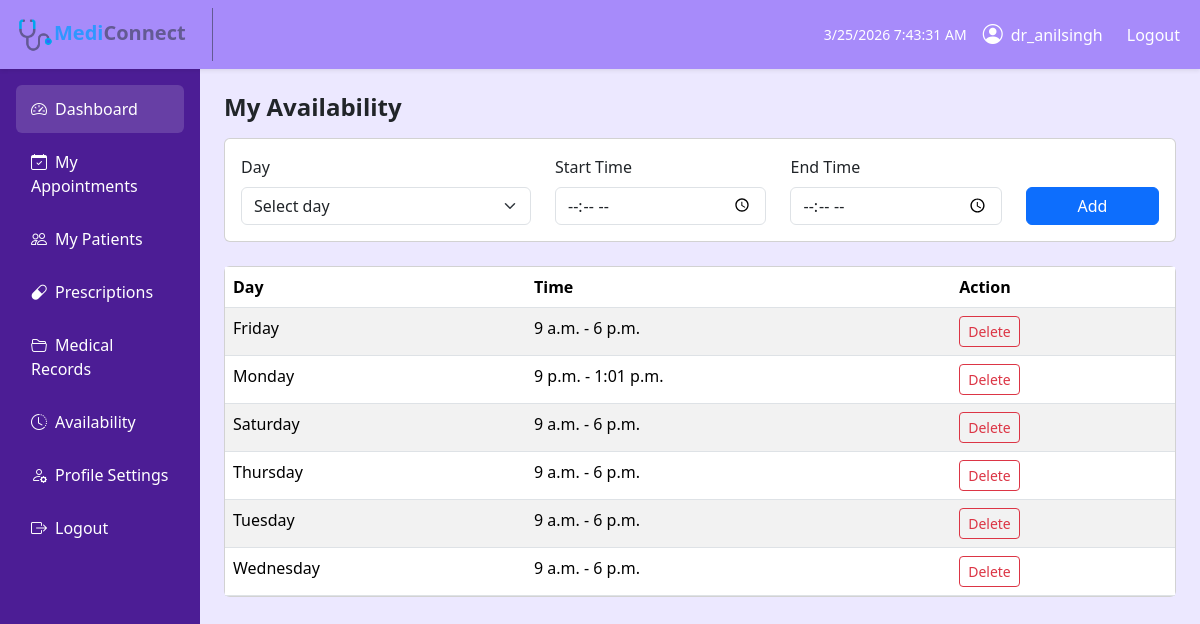
/doctor/availability/ (signed in), run on the app's committed database.
### MediConnectApp/models.py (models this page shows, shortened)
class DoctorAvailability(models.Model):
    doctor = models.ForeignKey(DoctorProfile, on_delete=models.CASCADE, related_name="availabilities")
    day = models.CharField(max_length=10,
        choices=[
            ("monday", "Monday"),
            ("tuesday", "Tuesday"),
            ("wednesday", "Wednesday"),
            ("thursday", "Thursday"),
            ("friday", "Friday"),
            ("saturday", "Saturday"),
            ("sunday", "Sunday"),
        ]
    )
    start_time = models.TimeField()
    end_time = models.TimeField()
    is_active = models.BooleanField(default=True)
    created_at = models.DateTimeField(auto_now_add=True)

### MediConnectApp/views.py (the view, shortened to what this page needs)
# urls.py: path("doctor/availability/", views.doctor_availability_view, name="doctor_availability"),
@login_required(login_url="login")
def doctor_availability_view(request):
    if not hasattr(request.user, "doctorprofile"):
        messages.error(request, "Unauthorized access.")
        return redirect("login")
    doctor = request.user.doctorprofile
    availabilities = DoctorAvailability.objects.filter(
        doctor=doctor,
        is_active=True
    ).order_by("day", "start_time")
    context = {
        "availabilities": availabilities
    }
    return render(
        request,
        "users/doctor/d_availability.html",
        context
    )

### templates/users/doctor/d_availability.html (shortened to what this page needs)
{% extends "users/doctor/d_base.html" %}
{% block content %}
<h4 class="fw-bold mb-3">My Availability</h4>
<div class="card mb-4">
    <div class="card-body">
        <form method="POST">
            <div class="row">
                <div class="col-md-4">
                    <label class="form-label">Day</label>
                    <select name="day" class="form-select" required>
                        <option value="">Select day</option>
                    </select>
                </div>
                <div class="col-md-3">
                    <label class="form-label">Start Time</label>
                    <input type="time" name="start_time" class="form-control" required>
                </div>
                <div class="col-md-3">
                    <label class="form-label">End Time</label>
                    <input type="time" name="end_time" class="form-control" required>
                </div>
                <div class="col-md-2 d-flex align-items-end">
                    <button type="submit" class="btn btn-primary w-100">
                        Add
                    </button>
                </div>
            </div>
        </form>
    </div>
</div>
<div class="card">
    <div class="card-body p-0">
        <table class="table table-striped mb-0">
            <thead>
                <tr>
                    <th>Day</th>
                    <th>Time</th>
                    <th>Action</th>
                </tr>
            </thead>
            <tbody>
                {% for a in availabilities %}
                <tr>
                    <td>{{ a.day|title }}</td>
                    <td>{{ a.start_time }} - {{ a.end_time }}</td>
                    <td>
                        <a href="{% url 'delete_doctor_availability' a.id %}"
                           class="btn btn-sm btn-outline-danger"
                           onclick="return confirm('Delete this availability?');">
                            Delete
                        </a>
                    </td>
                </tr>
                {% empty %}
                <tr>
                    <td colspan="3" class="text-center text-muted">
                        No availability added yet.
                    </td>
                </tr>
                {% endfor %}
            </tbody>
        </table>
    </div>
</div>
{% endblock %}

### templates/users/doctor/d_base.html (shortened to what this page needs)
{% load tz %}
<!DOCTYPE html>
{% load static %}
<html lang="en">
<head>
    <link href="https://cdn.jsdelivr.net/npm/bootstrap@5.3.2/dist/css/bootstrap.min.css" rel="stylesheet">
    <link href="https://cdn.jsdelivr.net/npm/bootstrap-icons@1.11.1/font/bootstrap-icons.css" rel="stylesheet">
</head>
<body>
<nav class="sticky-md-top navbar navbar-expand-lg navbar-dark shadow-sm" style="background-color: #A78BFA !important;">
    <div class="container-fluid">
        <a class="navbar-brand fw-bold" href="{% url 'doctor_dashboard' %}" style="color: #635a93; text-decoration: none; border-right-style: solid; border-right-color: #635a93; border-right-width: 1px; padding: 8px 26px 8px 5px;">
            <img src="{% static 'media\logos\mediconnect-logo.png' %}" width="37" height="37" alt="Logo"><b><span style="color: #2f97ff;">Medi</span>Connect</b>
        </a>
        <div class="d-flex align-items-center text-white">
            <span class="me-3 small" id="clock"></span>
            <i class="bi bi-person-circle fs-5 me-2"></i>
            <span class="me-3">{{ user.username }}</span>
            <ul class="navbar-nav ms-auto">
                {% if user.is_authenticated %}
                <li class="nav-item">
                    <a class="nav-link text-white" href="{% url 'logout' %}">
                        Logout
                    </a>
                </li>
                {% else %}
                <li class="nav-item">
                    <a class="nav-link text-white" href="{% url 'login' %}">
                        Login
                    </a>
                </li>
                {% endif %}
            </ul>
        </div>
    </div>
</nav>
<div class="container-fluid">
    <div class="row">
        <div class="col-md-3 col-lg-2 sidebar p-3">
            <a href="{% url 'doctor_dashboard' %}" class="active"><i class="bi bi-speedometer2 me-2"></i>Dashboard</a>
            <a href="{% url 'doctor_appointments' %}"><i class="bi bi-calendar-check me-2"></i>My Appointments</a>
            <a href="{% url 'doctor_patients' %}"><i class="bi bi-people me-2"></i>My Patients</a>
            <a href="{% url 'doctor_prescriptions' %}"><i class="bi bi-capsule me-2"></i>Prescriptions</a>
            <a href="{% url 'doctor_medical_records' %}"><i class="bi bi-folder2-open me-2"></i>Medical Records</a>
            <a href="{% url 'doctor_availability' %}"><i class="bi bi-clock-history me-2"></i>Availability</a>
            <a href="{% url 'doctor_profile_settings' %}"><i class="bi bi-person-gear me-2"></i>Profile Settings</a>
            <a href="{% url 'logout' %}"><i class="bi bi-box-arrow-right me-2"></i>Logout</a>
        </div>
        <div class="col-md-9 col-lg-10 p-4">
            {% block content %}{% endblock %}
        </div>
    </div>
</div>
</body>
</html>

### templates/users/doctor/d_base.html (style rules this page uses)
body { background-color: #ece8ff; }
.sidebar { min-height: 100vh; background: #4C1D95; }
.sidebar a { color: #fff; text-decoration: none; padding: 12px 15px; display: block; border-radius: 6px; margin-bottom: 5px; }
.sidebar a:hover, .sidebar a.active { background: rgba(255, 255, 255, 0.15); }
.navbar-brand { font-weight: 600; }

### data on the page
DoctorAvailability: day "Friday", start_time "9 a.m.", end_time "6 p.m."
DoctorAvailability: day "Monday", start_time "9 p.m.", end_time "1:01 p.m."
DoctorAvailability: day "Saturday", start_time "9 a.m.", end_time "6 p.m."
DoctorAvailability: day "Thursday", start_time "9 a.m.", end_time "6 p.m."
DoctorAvailability: day "Tuesday", start_time "9 a.m.", end_time "6 p.m."
DoctorAvailability: day "Wednesday", start_time "9 a.m.", end_time "6 p.m."

### other printed values
{{ user.username }} "dr_anilsingh"
